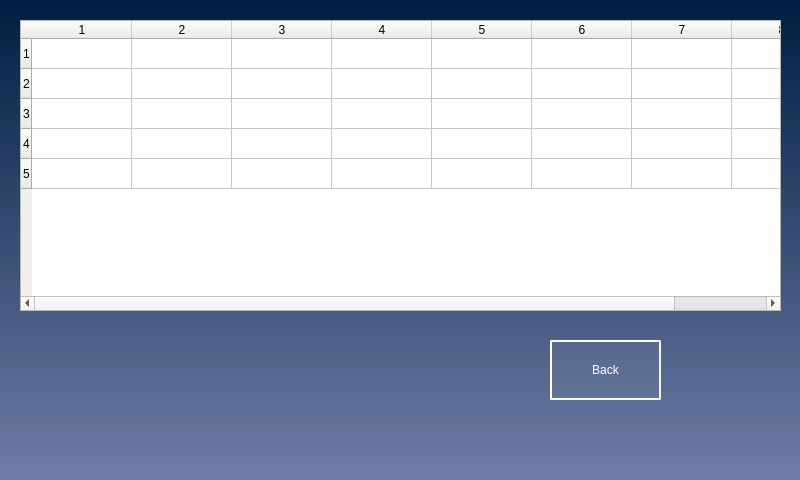
<?xml version="1.0" encoding="UTF-8"?>
<ui version="4.0">
 <class>FixInputForm</class>
 <widget class="QWidget" name="FixInputForm">
  <property name="geometry">
   <rect>
    <x>0</x>
    <y>0</y>
    <width>800</width>
    <height>480</height>
   </rect>
  </property>
  <property name="windowTitle">
   <string>Form</string>
  </property>
  <property name="styleSheet">
   <string notr="true">#FixInputForm{
	font: 24pt &quot;DejaVu Sans&quot;;  
   	color: white;
background:qlineargradient(spread:pad, x1:0.494318, y1:0, x2:0.494, y2:1, stop:0 rgba(0, 30, 65, 255), stop:1 rgba(112, 124, 165, 255));
}

QLineEdit
{
	font: 24pt &quot;DejaVu Sans&quot;;  
}

QMessageBox
{
	font: 28pt &quot;DejaVu Sans&quot;;  
   color: white;
	background-color: qlineargradient(spread:pad, x1:0.488636, y1:0, x2:0.511364, y2:1, stop:0 rgba(136, 50, 7, 255), stop:1 rgba(200, 57, 29, 255));
}

QLabel
{ 
   font: 24pt &quot;DejaVu Sans&quot;;  
   color: white;
}

QPushButton
{
	background-color: rgba(255,255,255,10); 
  font: 24pt &quot;DejaVu Sans&quot;;  
   color: white;
   border-style: outset;
   border-width: 2px;
   border-color: beige;
padding: 4px;
}

QPushButton:pressed 
{
padding: 4px;
font: 24pt &quot;DejaVu Sans&quot;;  
   color: white;
	background-color: rgba(255,255,255,90); 
	border-style: inset;
}

QPushButton:disabled 
{
padding: 4px;
	font: 24pt &quot;DejaVu Sans&quot;;  
	color: rgb(83, 83, 83);
	background-color: rgba(171, 171, 171, 50);
}</string>
  </property>
  <widget class="QTableWidget" name="tableWidget">
   <property name="geometry">
    <rect>
     <x>20</x>
     <y>20</y>
     <width>761</width>
     <height>291</height>
    </rect>
   </property>
   <property name="rowCount">
    <number>5</number>
   </property>
   <property name="columnCount">
    <number>8</number>
   </property>
   <row/>
   <row/>
   <row/>
   <row/>
   <row/>
   <column/>
   <column/>
   <column/>
   <column/>
   <column/>
   <column/>
   <column/>
   <column/>
  </widget>
  <widget class="QPushButton" name="pushButtonBack">
   <property name="geometry">
    <rect>
     <x>550</x>
     <y>340</y>
     <width>111</width>
     <height>60</height>
    </rect>
   </property>
   <property name="text">
    <string>Back</string>
   </property>
  </widget>
 </widget>
 <resources/>
 <connections/>
</ui>
